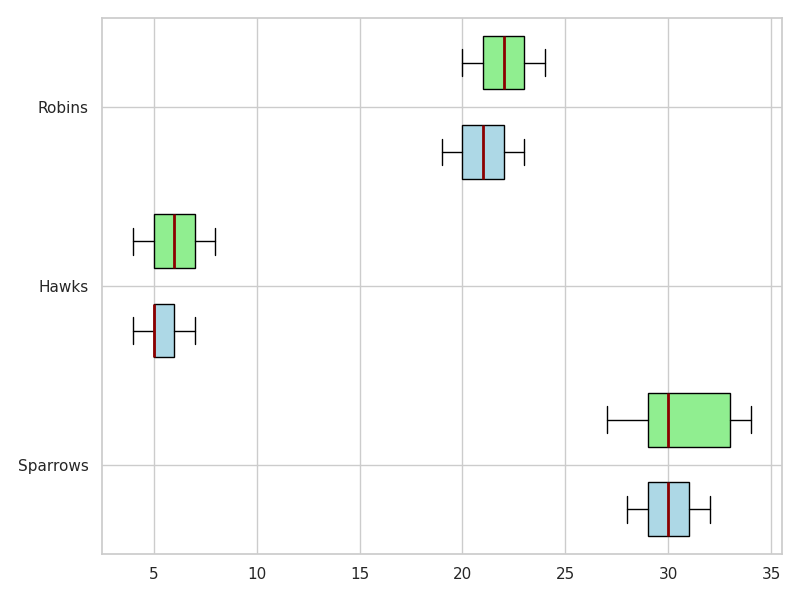

Python code for this plot:
import matplotlib.pyplot as plt
import numpy as np

species = ['Sparrows', 'Hawks', 'Robins']
parks = ['Central Park', 'Urban Gardens']

sparrows_sightings = [30, 28, 32, 31, 29, 27, 33, 34, 30, 29, 30, 31, 32, 28, 29, 34]
hawks_sightings = [5, 6, 7, 4, 5, 6, 7, 8, 5, 4, 6, 7, 8, 5, 5]
robins_sightings = [20, 21, 19, 22, 23, 21, 22, 23, 24, 20, 21, 22, 23, 24, 22, 21]

min_len_cp = min(len(sparrows_sightings[:5]), len(hawks_sightings[:5]), len(robins_sightings[:5]))
min_len_ug = min(len(sparrows_sightings[5:10]), len(hawks_sightings[5:10]), len(robins_sightings[5:10]))

central_park_data = np.array([sparrows_sightings[:min_len_cp], hawks_sightings[:min_len_cp], robins_sightings[:min_len_cp]]).T
urban_gardens_data = np.array([sparrows_sightings[5:5 + min_len_ug], hawks_sightings[5:5 + min_len_ug], robins_sightings[5:5 + min_len_ug]]).T

fig, ax = plt.subplots(figsize=(8, 6))

bplot1 = ax.boxplot(central_park_data, vert=False, patch_artist=True, positions=np.arange(3)*2, widths=0.6)
bplot2 = ax.boxplot(urban_gardens_data, vert=False, patch_artist=True, positions=np.arange(3)*2 + 1, widths=0.6)

colors = ['lightblue', 'lightgreen']
for bplot, color in zip([bplot1, bplot2], colors):
    for patch in bplot['boxes']:
        patch.set_facecolor(color)
    for median in bplot['medians']:
        median.set(color='darkred', linewidth=2)

ax.set_yticks([0.5, 2.5, 4.5])
ax.set_yticklabels(species)

plt.tight_layout()
plt.show()
